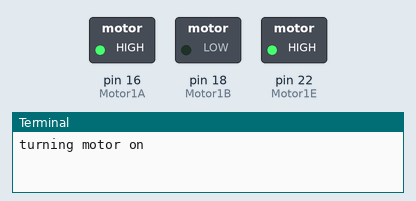
This program was run on a simulated Raspberry Pi (header pin numbers). Shown: switched loads named in the program (green lamp = pin HIGH), the last lines printed to the terminal. At 6.0 s the program stops and its outputs stay as they are.

Above: at 0.1 s.
At 2.1 s:
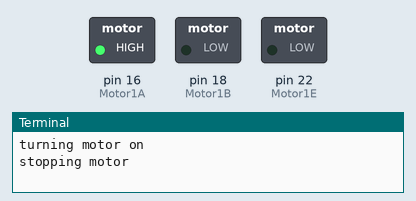
At 4.1 s:
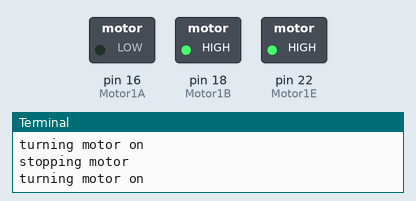
At 6.1 s:
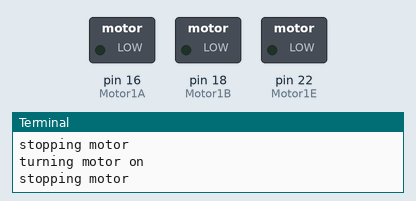
Timing chart, 0 to 7.5 s (numbered marks = the images above):
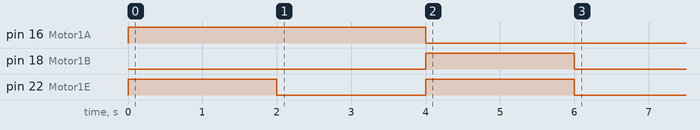

The program:

main.py
```python
#!/usr/bin/env python

import RPi.GPIO as GPIO
from time import sleep

GPIO.setmode(GPIO.BOARD)

Motor1A = 16
Motor1B = 18
Motor1E = 22

GPIO.setup(Motor1A, GPIO.OUT)
GPIO.setup(Motor1B, GPIO.OUT)
GPIO.setup(Motor1E, GPIO.OUT)

print "turning motor on"

GPIO.output(Motor1A, GPIO.HIGH)
GPIO.output(Motor1B, GPIO.LOW)
GPIO.output(Motor1E, GPIO.HIGH)

sleep(2)

print "stopping motor"

GPIO.output(Motor1E, GPIO.LOW)

sleep(2)

print "turning motor on"

GPIO.output(Motor1A, GPIO.LOW)
GPIO.output(Motor1B, GPIO.HIGH)
GPIO.output(Motor1E, GPIO.HIGH)

sleep(2)

print "stopping motor"

GPIO.output(Motor1E, GPIO.LOW)


GPIO.cleanup()
```

Measured:
- by itself, pin 16 (Motor1A): LOW → HIGH at 0.00 s, → LOW 4.0 s later
- by itself, pin 18 (Motor1B): LOW → HIGH at 4.0 s, → LOW 2.0 s later
- by itself, pin 22 (Motor1E): alternates HIGH for 2.0 s and LOW for 2.0 s
